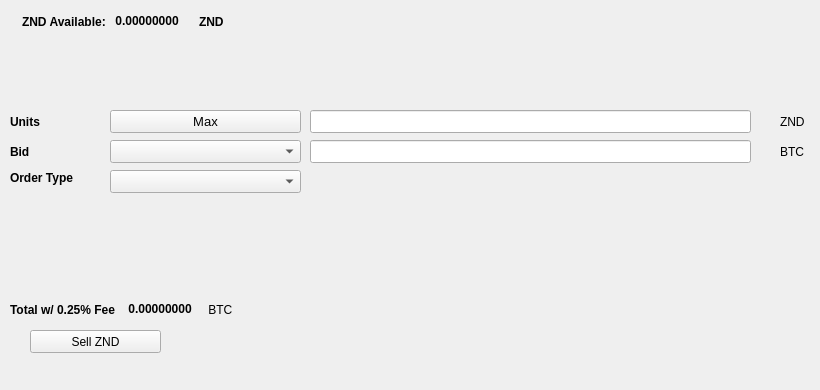
   <widget class="QWidget" name="SellTab">
    <attribute name="title">
     <string>Sell</string>
    </attribute>
    <widget class="QLabel" name="label_16">
     <property name="geometry">
      <rect>
       <x>780</x>
       <y>140</y>
       <width>31</width>
       <height>23</height>
      </rect>
     </property>
     <property name="text">
      <string>BTC</string>
     </property>
    </widget>
    <widget class="QComboBox" name="SellBidcomboBox">
     <property name="geometry">
      <rect>
       <x>110</x>
       <y>140</y>
       <width>191</width>
       <height>23</height>
      </rect>
     </property>
     <property name="font">
      <font>
       <pointsize>10</pointsize>
      </font>
     </property>
    </widget>
    <widget class="QLabel" name="label_18">
     <property name="geometry">
      <rect>
       <x>10</x>
       <y>110</y>
       <width>46</width>
       <height>23</height>
      </rect>
     </property>
     <property name="font">
      <font>
       <weight>75</weight>
       <bold>true</bold>
      </font>
     </property>
     <property name="text">
      <string>Units</string>
     </property>
    </widget>
    <widget class="QPushButton" name="Sell_Max_Amount">
     <property name="geometry">
      <rect>
       <x>110</x>
       <y>110</y>
       <width>191</width>
       <height>23</height>
      </rect>
     </property>
     <property name="font">
      <font>
       <pointsize>10</pointsize>
      </font>
     </property>
     <property name="text">
      <string>Max</string>
     </property>
    </widget>
    <widget class="QLabel" name="label_20">
     <property name="geometry">
      <rect>
       <x>10</x>
       <y>170</y>
       <width>91</width>
       <height>16</height>
      </rect>
     </property>
     <property name="font">
      <font>
       <weight>75</weight>
       <bold>true</bold>
      </font>
     </property>
     <property name="text">
      <string>Order Type</string>
     </property>
    </widget>
    <widget class="QComboBox" name="SellOrdertypeCombo">
     <property name="geometry">
      <rect>
       <x>110</x>
       <y>170</y>
       <width>191</width>
       <height>23</height>
      </rect>
     </property>
     <property name="font">
      <font>
       <pointsize>10</pointsize>
      </font>
     </property>
    </widget>
    <widget class="QLabel" name="label_21">
     <property name="geometry">
      <rect>
       <x>10</x>
       <y>140</y>
       <width>46</width>
       <height>23</height>
      </rect>
     </property>
     <property name="font">
      <font>
       <weight>75</weight>
       <bold>true</bold>
      </font>
     </property>
     <property name="text">
      <string>Bid</string>
     </property>
    </widget>
    <widget class="QLabel" name="label_22">
     <property name="geometry">
      <rect>
       <x>780</x>
       <y>110</y>
       <width>31</width>
       <height>23</height>
      </rect>
     </property>
     <property name="text">
      <string>ZND</string>
     </property>
    </widget>
    <widget class="QLineEdit" name="UnitsInputZND">
     <property name="geometry">
      <rect>
       <x>310</x>
       <y>110</y>
       <width>441</width>
       <height>23</height>
      </rect>
     </property>
     <property name="font">
      <font>
       <pointsize>9</pointsize>
       <weight>75</weight>
       <bold>true</bold>
      </font>
     </property>
    </widget>
    <widget class="QLineEdit" name="SellBidPriceEdit">
     <property name="geometry">
      <rect>
       <x>310</x>
       <y>140</y>
       <width>441</width>
       <height>23</height>
      </rect>
     </property>
     <property name="font">
      <font>
       <pointsize>9</pointsize>
       <weight>75</weight>
       <bold>true</bold>
      </font>
     </property>
    </widget>
    <widget class="QPushButton" name="SellZNDBTN">
     <property name="geometry">
      <rect>
       <x>30</x>
       <y>330</y>
       <width>131</width>
       <height>23</height>
      </rect>
     </property>
     <property name="text">
      <string>Sell ZND</string>
     </property>
     <property name="icon">
      <iconset resource="../zenad">
       <normaloff>:/icons/bitcoin</normaloff>:/icons/bitcoin</iconset>
     </property>
    </widget>
    <widget class="QWidget" name="layoutWidget3">
     <property name="geometry">
      <rect>
       <x>22</x>
       <y>12</y>
       <width>258</width>
       <height>19</height>
      </rect>
     </property>
     <layout class="QHBoxLayout" name="horizontalLayout">
      <item>
       <widget class="QLabel" name="label232_2">
        <property name="font">
         <font>
          <weight>75</weight>
          <bold>true</bold>
         </font>
        </property>
        <property name="text">
         <string>ZND Available:</string>
        </property>
       </widget>
      </item>
      <item>
       <widget class="QLabel" name="ZNDAvailableLabel">
        <property name="palette">
         <palette>
          <active>
           <colorrole role="WindowText">
            <brush brushstyle="SolidPattern">
             <color alpha="255">
              <red>0</red>
              <green>0</green>
              <blue>0</blue>
             </color>
            </brush>
           </colorrole>
           <colorrole role="Button">
            <brush brushstyle="SolidPattern">
             <color alpha="255">
              <red>0</red>
              <green>170</green>
              <blue>0</blue>
             </color>
            </brush>
           </colorrole>
           <colorrole role="Light">
            <brush brushstyle="SolidPattern">
             <color alpha="255">
              <red>0</red>
              <green>255</green>
              <blue>0</blue>
             </color>
            </brush>
           </colorrole>
           <colorrole role="Midlight">
            <brush brushstyle="SolidPattern">
             <color alpha="255">
              <red>0</red>
              <green>212</green>
              <blue>0</blue>
             </color>
            </brush>
           </colorrole>
           <colorrole role="Dark">
            <brush brushstyle="SolidPattern">
             <color alpha="255">
              <red>0</red>
              <green>85</green>
              <blue>0</blue>
             </color>
            </brush>
           </colorrole>
           <colorrole role="Mid">
            <brush brushstyle="SolidPattern">
             <color alpha="255">
              <red>0</red>
              <green>113</green>
              <blue>0</blue>
             </color>
            </brush>
           </colorrole>
           <colorrole role="Text">
            <brush brushstyle="SolidPattern">
             <color alpha="255">
              <red>0</red>
              <green>170</green>
              <blue>0</blue>
             </color>
            </brush>
           </colorrole>
           <colorrole role="BrightText">
            <brush brushstyle="SolidPattern">
             <color alpha="255">
              <red>255</red>
              <green>255</green>
              <blue>255</blue>
             </color>
            </brush>
           </colorrole>
           <colorrole role="ButtonText">
            <brush brushstyle="SolidPattern">
             <color alpha="255">
              <red>0</red>
              <green>0</green>
              <blue>0</blue>
             </color>
            </brush>
           </colorrole>
           <colorrole role="Base">
            <brush brushstyle="SolidPattern">
             <color alpha="255">
              <red>255</red>
              <green>255</green>
              <blue>255</blue>
             </color>
            </brush>
           </colorrole>
           <colorrole role="Window">
            <brush brushstyle="SolidPattern">
             <color alpha="255">
              <red>0</red>
              <green>170</green>
              <blue>0</blue>
             </color>
            </brush>
           </colorrole>
           <colorrole role="Shadow">
            <brush brushstyle="SolidPattern">
             <color alpha="255">
              <red>0</red>
              <green>0</green>
              <blue>0</blue>
             </color>
            </brush>
           </colorrole>
           <colorrole role="AlternateBase">
            <brush brushstyle="SolidPattern">
             <color alpha="255">
              <red>127</red>
              <green>212</green>
              <blue>127</blue>
             </color>
            </brush>
           </colorrole>
           <colorrole role="ToolTipBase">
            <brush brushstyle="SolidPattern">
             <color alpha="255">
              <red>255</red>
              <green>255</green>
              <blue>220</blue>
             </color>
            </brush>
           </colorrole>
           <colorrole role="ToolTipText">
            <brush brushstyle="SolidPattern">
             <color alpha="255">
              <red>0</red>
              <green>0</green>
              <blue>0</blue>
             </color>
            </brush>
           </colorrole>
          </active>
          <inactive>
           <colorrole role="WindowText">
            <brush brushstyle="SolidPattern">
             <color alpha="255">
              <red>0</red>
              <green>0</green>
              <blue>0</blue>
             </color>
            </brush>
           </colorrole>
           <colorrole role="Button">
            <brush brushstyle="SolidPattern">
             <color alpha="255">
              <red>0</red>
              <green>170</green>
              <blue>0</blue>
             </color>
            </brush>
           </colorrole>
           <colorrole role="Light">
            <brush brushstyle="SolidPattern">
             <color alpha="255">
              <red>0</red>
              <green>255</green>
              <blue>0</blue>
             </color>
            </brush>
           </colorrole>
           <colorrole role="Midlight">
            <brush brushstyle="SolidPattern">
             <color alpha="255">
              <red>0</red>
              <green>212</green>
              <blue>0</blue>
             </color>
            </brush>
           </colorrole>
           <colorrole role="Dark">
            <brush brushstyle="SolidPattern">
             <color alpha="255">
              <red>0</red>
              <green>85</green>
              <blue>0</blue>
             </color>
            </brush>
           </colorrole>
           <colorrole role="Mid">
            <brush brushstyle="SolidPattern">
             <color alpha="255">
              <red>0</red>
              <green>113</green>
              <blue>0</blue>
             </color>
            </brush>
           </colorrole>
           <colorrole role="Text">
            <brush brushstyle="SolidPattern">
             <color alpha="255">
              <red>0</red>
              <green>170</green>
              <blue>0</blue>
             </color>
            </brush>
           </colorrole>
           <colorrole role="BrightText">
            <brush brushstyle="SolidPattern">
             <color alpha="255">
              <red>255</red>
              <green>255</green>
              <blue>255</blue>
             </color>
            </brush>
           </colorrole>
           <colorrole role="ButtonText">
            <brush brushstyle="SolidPattern">
             <color alpha="255">
              <red>0</red>
              <green>0</green>
              <blue>0</blue>
             </color>
            </brush>
           </colorrole>
           <colorrole role="Base">
            <brush brushstyle="SolidPattern">
             <color alpha="255">
              <red>255</red>
              <green>255</green>
              <blue>255</blue>
             </color>
            </brush>
           </colorrole>
           <colorrole role="Window">
            <brush brushstyle="SolidPattern">
             <color alpha="255">
              <red>0</red>
              <green>170</green>
              <blue>0</blue>
             </color>
            </brush>
           </colorrole>
           <colorrole role="Shadow">
            <brush brushstyle="SolidPattern">
             <color alpha="255">
              <red>0</red>
              <green>0</green>
              <blue>0</blue>
             </color>
            </brush>
           </colorrole>
           <colorrole role="AlternateBase">
            <brush brushstyle="SolidPattern">
             <color alpha="255">
              <red>127</red>
              <green>212</green>
              <blue>127</blue>
             </color>
            </brush>
           </colorrole>
           <colorrole role="ToolTipBase">
            <brush brushstyle="SolidPattern">
             <color alpha="255">
              <red>255</red>
              <green>255</green>
              <blue>220</blue>
             </color>
            </brush>
           </colorrole>
           <colorrole role="ToolTipText">
            <brush brushstyle="SolidPattern">
             <color alpha="255">
              <red>0</red>
              <green>0</green>
              <blue>0</blue>
             </color>
            </brush>
           </colorrole>
          </inactive>
          <disabled>
           <colorrole role="WindowText">
            <brush brushstyle="SolidPattern">
             <color alpha="255">
              <red>0</red>
              <green>85</green>
              <blue>0</blue>
             </color>
            </brush>
           </colorrole>
           <colorrole role="Button">
            <brush brushstyle="SolidPattern">
             <color alpha="255">
              <red>0</red>
              <green>170</green>
              <blue>0</blue>
             </color>
            </brush>
           </colorrole>
           <colorrole role="Light">
            <brush brushstyle="SolidPattern">
             <color alpha="255">
              <red>0</red>
              <green>255</green>
              <blue>0</blue>
             </color>
            </brush>
           </colorrole>
           <colorrole role="Midlight">
            <brush brushstyle="SolidPattern">
             <color alpha="255">
              <red>0</red>
              <green>212</green>
              <blue>0</blue>
             </color>
            </brush>
           </colorrole>
           <colorrole role="Dark">
            <brush brushstyle="SolidPattern">
             <color alpha="255">
              <red>0</red>
              <green>85</green>
              <blue>0</blue>
             </color>
            </brush>
           </colorrole>
           <colorrole role="Mid">
            <brush brushstyle="SolidPattern">
             <color alpha="255">
              <red>0</red>
              <green>113</green>
              <blue>0</blue>
             </color>
            </brush>
           </colorrole>
           <colorrole role="Text">
            <brush brushstyle="SolidPattern">
             <color alpha="255">
              <red>0</red>
              <green>85</green>
              <blue>0</blue>
             </color>
            </brush>
           </colorrole>
           <colorrole role="BrightText">
            <brush brushstyle="SolidPattern">
             <color alpha="255">
              <red>255</red>
              <green>255</green>
              <blue>255</blue>
             </color>
            </brush>
           </colorrole>
           <colorrole role="ButtonText">
            <brush brushstyle="SolidPattern">
             <color alpha="255">
              <red>0</red>
              <green>85</green>
              <blue>0</blue>
             </color>
            </brush>
           </colorrole>
           <colorrole role="Base">
            <brush brushstyle="SolidPattern">
             <color alpha="255">
              <red>0</red>
              <green>170</green>
              <blue>0</blue>
             </color>
            </brush>
           </colorrole>
           <colorrole role="Window">
            <brush brushstyle="SolidPattern">
             <color alpha="255">
              <red>0</red>
              <green>170</green>
              <blue>0</blue>
             </color>
            </brush>
           </colorrole>
           <colorrole role="Shadow">
            <brush brushstyle="SolidPattern">
             <color alpha="255">
              <red>0</red>
              <green>0</green>
              <blue>0</blue>
             </color>
            </brush>
           </colorrole>
           <colorrole role="AlternateBase">
            <brush brushstyle="SolidPattern">
             <color alpha="255">
              <red>0</red>
              <green>170</green>
              <blue>0</blue>
             </color>
            </brush>
           </colorrole>
           <colorrole role="ToolTipBase">
            <brush brushstyle="SolidPattern">
             <color alpha="255">
              <red>255</red>
              <green>255</green>
              <blue>220</blue>
             </color>
            </brush>
           </colorrole>
           <colorrole role="ToolTipText">
            <brush brushstyle="SolidPattern">
             <color alpha="255">
              <red>0</red>
              <green>0</green>
              <blue>0</blue>
             </color>
            </brush>
           </colorrole>
          </disabled>
         </palette>
        </property>
        <property name="font">
         <font>
          <weight>75</weight>
          <bold>true</bold>
         </font>
        </property>
        <property name="text">
         <string> 0.00000000 </string>
        </property>
        <property name="textInteractionFlags">
         <set>Qt::LinksAccessibleByMouse|Qt::TextSelectableByKeyboard|Qt::TextSelectableByMouse</set>
        </property>
       </widget>
      </item>
      <item>
       <widget class="QLabel" name="labelZND">
        <property name="font">
         <font>
          <weight>75</weight>
          <bold>true</bold>
         </font>
        </property>
        <property name="text">
         <string>ZND</string>
        </property>
       </widget>
      </item>
     </layout>
    </widget>
    <widget class="QWidget" name="layoutWidget">
     <property name="geometry">
      <rect>
       <x>10</x>
       <y>300</y>
       <width>268</width>
       <height>19</height>
      </rect>
     </property>
     <layout class="QHBoxLayout" name="horizontalLayout_2">
      <item>
       <widget class="QLabel" name="label_19">
        <property name="font">
         <font>
          <weight>75</weight>
          <bold>true</bold>
         </font>
        </property>
        <property name="text">
         <string>Total w/ 0.25% Fee </string>
        </property>
       </widget>
      </item>
      <item>
       <widget class="QLabel" name="SellCostLabel">
        <property name="palette">
         <palette>
          <active>
           <colorrole role="WindowText">
            <brush brushstyle="SolidPattern">
             <color alpha="255">
              <red>0</red>
              <green>0</green>
              <blue>0</blue>
             </color>
            </brush>
           </colorrole>
           <colorrole role="Button">
            <brush brushstyle="SolidPattern">
             <color alpha="255">
              <red>0</red>
              <green>170</green>
              <blue>0</blue>
             </color>
            </brush>
           </colorrole>
           <colorrole role="Light">
            <brush brushstyle="SolidPattern">
             <color alpha="255">
              <red>0</red>
              <green>255</green>
              <blue>0</blue>
             </color>
            </brush>
           </colorrole>
           <colorrole role="Midlight">
            <brush brushstyle="SolidPattern">
             <color alpha="255">
              <red>0</red>
              <green>212</green>
              <blue>0</blue>
             </color>
            </brush>
           </colorrole>
           <colorrole role="Dark">
            <brush brushstyle="SolidPattern">
             <color alpha="255">
              <red>0</red>
              <green>85</green>
              <blue>0</blue>
             </color>
            </brush>
           </colorrole>
           <colorrole role="Mid">
            <brush brushstyle="SolidPattern">
             <color alpha="255">
              <red>0</red>
              <green>113</green>
              <blue>0</blue>
             </color>
            </brush>
           </colorrole>
           <colorrole role="Text">
            <brush brushstyle="SolidPattern">
             <color alpha="255">
              <red>0</red>
              <green>170</green>
              <blue>0</blue>
             </color>
            </brush>
           </colorrole>
           <colorrole role="BrightText">
            <brush brushstyle="SolidPattern">
             <color alpha="255">
              <red>255</red>
              <green>255</green>
              <blue>255</blue>
             </color>
            </brush>
           </colorrole>
           <colorrole role="ButtonText">
            <brush brushstyle="SolidPattern">
             <color alpha="255">
              <red>0</red>
              <green>0</green>
              <blue>0</blue>
             </color>
            </brush>
           </colorrole>
           <colorrole role="Base">
            <brush brushstyle="SolidPattern">
             <color alpha="255">
              <red>255</red>
              <green>255</green>
              <blue>255</blue>
             </color>
            </brush>
           </colorrole>
           <colorrole role="Window">
            <brush brushstyle="SolidPattern">
             <color alpha="255">
              <red>0</red>
              <green>170</green>
              <blue>0</blue>
             </color>
            </brush>
           </colorrole>
           <colorrole role="Shadow">
            <brush brushstyle="SolidPattern">
             <color alpha="255">
              <red>0</red>
              <green>0</green>
              <blue>0</blue>
             </color>
            </brush>
           </colorrole>
           <colorrole role="AlternateBase">
            <brush brushstyle="SolidPattern">
             <color alpha="255">
              <red>127</red>
              <green>212</green>
              <blue>127</blue>
             </color>
            </brush>
           </colorrole>
           <colorrole role="ToolTipBase">
            <brush brushstyle="SolidPattern">
             <color alpha="255">
              <red>255</red>
              <green>255</green>
              <blue>220</blue>
             </color>
            </brush>
           </colorrole>
           <colorrole role="ToolTipText">
            <brush brushstyle="SolidPattern">
             <color alpha="255">
              <red>0</red>
              <green>0</green>
              <blue>0</blue>
             </color>
            </brush>
           </colorrole>
          </active>
          <inactive>
           <colorrole role="WindowText">
            <brush brushstyle="SolidPattern">
             <color alpha="255">
              <red>0</red>
              <green>0</green>
              <blue>0</blue>
             </color>
            </brush>
           </colorrole>
           <colorrole role="Button">
            <brush brushstyle="SolidPattern">
             <color alpha="255">
              <red>0</red>
              <green>170</green>
              <blue>0</blue>
             </color>
            </brush>
           </colorrole>
           <colorrole role="Light">
            <brush brushstyle="SolidPattern">
             <color alpha="255">
              <red>0</red>
              <green>255</green>
              <blue>0</blue>
             </color>
            </brush>
           </colorrole>
           <colorrole role="Midlight">
            <brush brushstyle="SolidPattern">
             <color alpha="255">
              <red>0</red>
              <green>212</green>
              <blue>0</blue>
             </color>
            </brush>
           </colorrole>
           <colorrole role="Dark">
            <brush brushstyle="SolidPattern">
             <color alpha="255">
              <red>0</red>
              <green>85</green>
              <blue>0</blue>
             </color>
            </brush>
           </colorrole>
           <colorrole role="Mid">
            <brush brushstyle="SolidPattern">
             <color alpha="255">
              <red>0</red>
              <green>113</green>
              <blue>0</blue>
             </color>
            </brush>
           </colorrole>
           <colorrole role="Text">
            <brush brushstyle="SolidPattern">
             <color alpha="255">
              <red>0</red>
              <green>170</green>
              <blue>0</blue>
             </color>
            </brush>
           </colorrole>
           <colorrole role="BrightText">
            <brush brushstyle="SolidPattern">
             <color alpha="255">
              <red>255</red>
              <green>255</green>
              <blue>255</blue>
             </color>
            </brush>
           </colorrole>
           <colorrole role="ButtonText">
            <brush brushstyle="SolidPattern">
             <color alpha="255">
              <red>0</red>
              <green>0</green>
              <blue>0</blue>
             </color>
            </brush>
           </colorrole>
           <colorrole role="Base">
            <brush brushstyle="SolidPattern">
             <color alpha="255">
              <red>255</red>
              <green>255</green>
              <blue>255</blue>
             </color>
            </brush>
           </colorrole>
           <colorrole role="Window">
            <brush brushstyle="SolidPattern">
             <color alpha="255">
              <red>0</red>
              <green>170</green>
              <blue>0</blue>
             </color>
            </brush>
           </colorrole>
           <colorrole role="Shadow">
            <brush brushstyle="SolidPattern">
             <color alpha="255">
              <red>0</red>
              <green>0</green>
              <blue>0</blue>
             </color>
            </brush>
           </colorrole>
           <colorrole role="AlternateBase">
            <brush brushstyle="SolidPattern">
             <color alpha="255">
              <red>127</red>
              <green>212</green>
              <blue>127</blue>
             </color>
            </brush>
           </colorrole>
           <colorrole role="ToolTipBase">
            <brush brushstyle="SolidPattern">
             <color alpha="255">
              <red>255</red>
              <green>255</green>
              <blue>220</blue>
             </color>
            </brush>
           </colorrole>
           <colorrole role="ToolTipText">
            <brush brushstyle="SolidPattern">
             <color alpha="255">
              <red>0</red>
              <green>0</green>
              <blue>0</blue>
             </color>
            </brush>
           </colorrole>
          </inactive>
          <disabled>
           <colorrole role="WindowText">
            <brush brushstyle="SolidPattern">
             <color alpha="255">
              <red>0</red>
              <green>85</green>
              <blue>0</blue>
             </color>
            </brush>
           </colorrole>
           <colorrole role="Button">
            <brush brushstyle="SolidPattern">
             <color alpha="255">
              <red>0</red>
              <green>170</green>
              <blue>0</blue>
             </color>
            </brush>
           </colorrole>
           <colorrole role="Light">
            <brush brushstyle="SolidPattern">
             <color alpha="255">
              <red>0</red>
              <green>255</green>
              <blue>0</blue>
             </color>
            </brush>
           </colorrole>
           <colorrole role="Midlight">
            <brush brushstyle="SolidPattern">
             <color alpha="255">
              <red>0</red>
              <green>212</green>
              <blue>0</blue>
             </color>
            </brush>
           </colorrole>
           <colorrole role="Dark">
            <brush brushstyle="SolidPattern">
             <color alpha="255">
              <red>0</red>
              <green>85</green>
              <blue>0</blue>
             </color>
            </brush>
           </colorrole>
           <colorrole role="Mid">
            <brush brushstyle="SolidPattern">
             <color alpha="255">
              <red>0</red>
              <green>113</green>
              <blue>0</blue>
             </color>
            </brush>
           </colorrole>
           <colorrole role="Text">
            <brush brushstyle="SolidPattern">
             <color alpha="255">
              <red>0</red>
              <green>85</green>
              <blue>0</blue>
             </color>
            </brush>
           </colorrole>
           <colorrole role="BrightText">
            <brush brushstyle="SolidPattern">
             <color alpha="255">
              <red>255</red>
              <green>255</green>
              <blue>255</blue>
             </color>
            </brush>
           </colorrole>
           <colorrole role="ButtonText">
            <brush brushstyle="SolidPattern">
             <color alpha="255">
              <red>0</red>
              <green>85</green>
              <blue>0</blue>
             </color>
            </brush>
           </colorrole>
           <colorrole role="Base">
            <brush brushstyle="SolidPattern">
             <color alpha="255">
              <red>0</red>
              <green>170</green>
              <blue>0</blue>
             </color>
            </brush>
           </colorrole>
           <colorrole role="Window">
            <brush brushstyle="SolidPattern">
             <color alpha="255">
              <red>0</red>
              <green>170</green>
              <blue>0</blue>
             </color>
            </brush>
           </colorrole>
           <colorrole role="Shadow">
            <brush brushstyle="SolidPattern">
             <color alpha="255">
              <red>0</red>
              <green>0</green>
              <blue>0</blue>
             </color>
            </brush>
           </colorrole>
           <colorrole role="AlternateBase">
            <brush brushstyle="SolidPattern">
             <color alpha="255">
              <red>0</red>
              <green>170</green>
              <blue>0</blue>
             </color>
            </brush>
           </colorrole>
           <colorrole role="ToolTipBase">
            <brush brushstyle="SolidPattern">
             <color alpha="255">
              <red>255</red>
              <green>255</green>
              <blue>220</blue>
             </color>
            </brush>
           </colorrole>
           <colorrole role="ToolTipText">
            <brush brushstyle="SolidPattern">
             <color alpha="255">
              <red>0</red>
              <green>0</green>
              <blue>0</blue>
             </color>
            </brush>
           </colorrole>
          </disabled>
         </palette>
        </property>
        <property name="font">
         <font>
          <weight>75</weight>
          <bold>true</bold>
         </font>
        </property>
        <property name="autoFillBackground">
         <bool>false</bool>
        </property>
        <property name="text">
         <string> 0.00000000</string>
        </property>
        <property name="textInteractionFlags">
         <set>Qt::LinksAccessibleByMouse|Qt::TextSelectableByMouse</set>
        </property>
       </widget>
      </item>
      <item>
       <widget class="QLabel" name="label_17">
        <property name="font">
         <font>
          <weight>50</weight>
          <bold>false</bold>
         </font>
        </property>
        <property name="text">
         <string> BTC</string>
        </property>
       </widget>
      </item>
     </layout>
    </widget>
    <widget class="QLabel" name="label_23">
     <property name="geometry">
      <rect>
       <x>460</x>
       <y>300</y>
       <width>281</width>
       <height>81</height>
      </rect>
     </property>
     <property name="text">
      <string/>
     </property>
     <property name="pixmap">
      <pixmap>:/images/bittrex</pixmap>
     </property>
    </widget>
   </widget>
